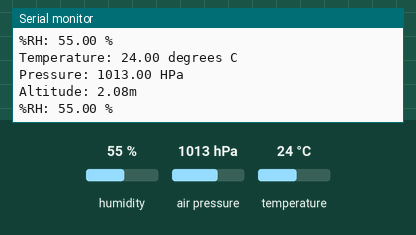
Simulated run of this sketch. Board: Arduino Uno, built with avr-gcc and run on an emulated ATmega328P. On the bench: the last lines printed to the serial monitor. Inputs (shaded band) come from the test bench; at power-on: humidity 55 %, air pressure 1013 hPa, temperature 24 °C.

Above: at 1.2 s.
1.3 s: humidity set to 22 %
At 2.6 s:
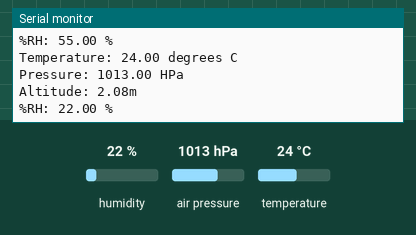
2.8 s: air pressure set to 952 hPa
At 3.7 s:
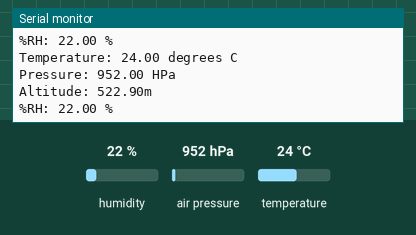

The sketch:

ARK_1_1_BME280_Only.ino
```cpp
//  ArkSystems IoT classroom sample program 1 of 1st session
//
//  BME280から気温,気圧湿度高度を読んでシリアルポートに出力
//
//  2016-11-04 : fix i2c address. bme280's default address was different.
//
//  Thanks : Spark fun's Library and sample "I2C_ReadAllData.ino"
//  "BME280 Arduino and Teensy example
//   by Marshall Taylor @ SparkFun Electronics
//     May 20, 2015"
//     https://github.com/sparkfun/SparkFun_BME280_Arduino_Library
//


//
//  BME280
#include "SparkFunBME280.h"
#include "Wire.h"
#include "SPI.h"

BME280 mySensor;

//
//  Setup
//
void setup() {
  //
  //  Serial
  Serial.begin(115200);

  //
  //  BME280
  //
  //  設定パラメータをセット
  mySensor.settings.commInterface = I2C_MODE;
  mySensor.settings.I2CAddress = 0x76;
  mySensor.settings.runMode = 3; //Normal mode
  mySensor.settings.tStandby = 0;
  mySensor.settings.filter = 0;
  mySensor.settings.tempOverSample = 1;
  mySensor.settings.pressOverSample = 1;
  mySensor.settings.humidOverSample = 1;

  // 検出開始
  Serial.println(mySensor.begin(), HEX);
}

void loop() {
  // put your main code here, to run repeatedly:

  float temperature = mySensor.readTempC();
  float pressure    = mySensor.readFloatPressure() / 100.0;
  float altitude    = mySensor.readFloatAltitudeMeters();
  float humidity    = mySensor.readFloatHumidity();


  Serial.print("Temperature: ");
  Serial.print(temperature, 2);
  Serial.println(" degrees C");

  Serial.print("Pressure: ");
  Serial.print(pressure, 2);
  Serial.println(" HPa");

  Serial.print("Altitude: ");
  Serial.print(altitude, 2);
  Serial.println("m");

  Serial.print("%RH: ");
  Serial.print(humidity, 2);
  Serial.println(" %");

  Serial.println();

  delay(1000);
}
```

Measured:
- after the input at 1.3 s, the serial monitor: prints a new line after 0.72 s (image 1)
- after the input at 2.8 s, the serial monitor: prints a new line after 0.23 s (image 2)
